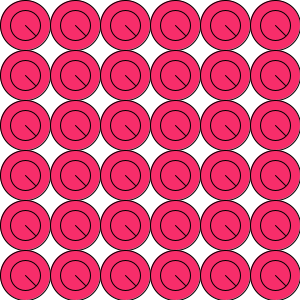
Frame 1 (no input)
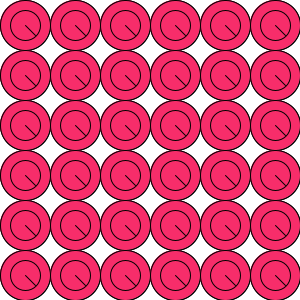
Frame 2 (the mouse pressed at the canvas centre, redrawn once)

The Processing sketch that drew these frames (run headless with seeded random() and noise(); the mouse was pressed at the canvas centre and the sketch redrawn once):

// Processing sketch: processing_85555
// ── processing_85555.pde

void setup()
{
  size(300, 300); 
  background(255); 
  smooth();
}

void draw() 
{
  fill(247, 45, 106);

  for (int posX = 25; posX<width; posX = posX+50)
  {

    for (int posY = 25; posY<height; posY = posY+50)
    {
      ellipse(posX, posY, 50, 50);
      ellipse(posX,posY,30,30);
      line(posX,posY,posX+10,posY+10);
    }
  }
  noLoop();
}
